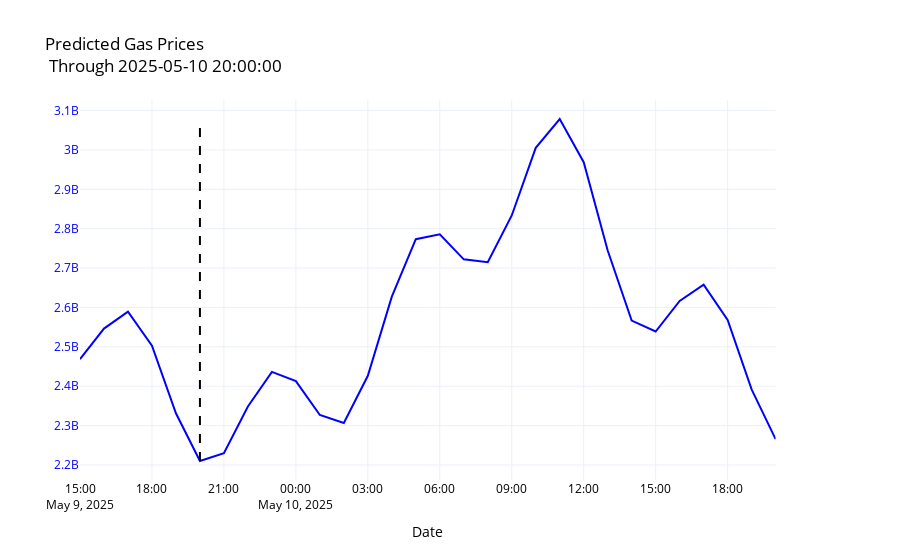

Notebook cell for this chart:
### Markdown cell above
# Burn Rate Calculations

### Code cell
y_fig
